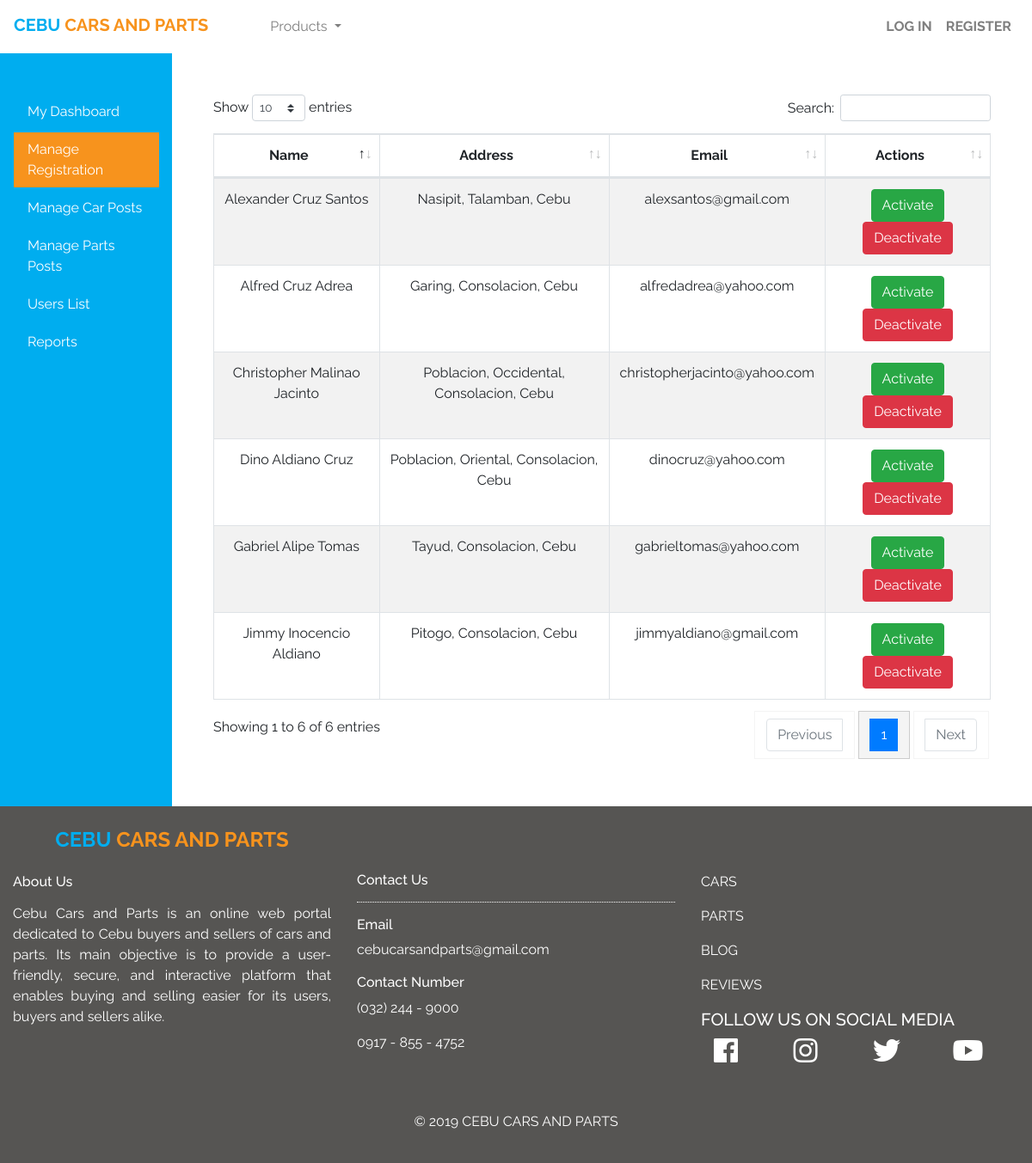
The page /index.php/users/administer_accounts on the database its author committed.
### tables this page shows
CREATE TABLE `users` (
  `user_id` int(11) NOT NULL,
  `email` varchar(255) NOT NULL,
  `password` varchar(255) NOT NULL,
  `fname` varchar(255) NOT NULL,
  `mname` varchar(255) NOT NULL,
  `lname` varchar(255) NOT NULL,
  `address` varchar(255) NOT NULL,
  `contact` varchar(12) NOT NULL,
  `user_type` enum('admin','user') NOT NULL,
  `status` enum('Approved','Declined','Pending') NOT NULL DEFAULT 'Declined'
);

### application/controllers/Users.php (called while the page is built, shortened)
<?php
	class Users extends CI_Controller {
		public function administer_accounts(){
			$data['users'] = $this->user_model->get_approved_users();
			$this->load->view('templates/header');
			$this->load->view('users/administer_accounts', $data);
			$this->load->view('templates/footer');
		}
	}

### index.php (called while the page is built, shortened)
<?php
require_once BASEPATH.'core/CodeIgniter.php';

### application/models/User_model.php (called while the page is built, shortened)
<?php
	class User_model extends CI_Model {
		public function get_approved_users(){
			$result  = $this->db->get_where('users', array('status' => 'Approved'));
			return $result;
		}
	}

### application/views/users/administer_accounts.php (the view)
<div class="container-fluid table-responsive" id="table-container1">
  <div class="row">
    <div class="col-md pl-0 admin-sidebar pt-5 pl-3">
      <a class="nav-link rounded-0 mb-1" href="<?php echo base_url(); ?>admindashboard">My Dashboard</a>
			<a class="nav-link rounded-0 link-active mb-1" href="<?php echo base_url();?>users/manage_account">Manage Registration</a>
			<a class="nav-link rounded-0 mb-1" href="<?php echo base_url(); ?>Carslisting/manage_cars">Manage Car Posts</a>
			<a class="nav-link rounded-0 mb-1" href="<?php echo base_url(); ?>Partslisting/manage_parts">Manage Parts Posts</a>
			<a class="nav-link rounded-0 mb-1" href="<?php echo base_url(); ?>users/administer_accounts">Users List</a>
			<a class="nav-link rounded-0 mb-1" href="">Reports</a>
    </div>
    <div class="col-md-10 p-5">
      <table id="users-table" class="display table table-striped table-bordered text-center" style="width:100%">
        <thead>
          <tr>
            <th>Name</th>
            <th>Address</th>
            <th>Email</th>
            <th>Actions</th>
          </tr>
        </thead>
        <tbody>
        <?php
          if ($users->num_rows() > 0) {
            foreach ($users->result() as $row) {
        ?>
          <tr>
            <td><?php echo $row->fname . " " . $row->mname . " " .$row->lname; ?></td>
            <td><?php echo $row->address; ?></td>
            <td><?php echo $row->email; ?></td>
            <td>
              <a href="<?php echo base_url() . "users/user_approve/" . $row->user_id ?>" name="" id="" class="btn btn-success">Activate</a>
              <a href="<?php echo base_url() . "users/user_decline/" . $row->user_id ?>" name="" id="" class="btn btn-danger">Deactivate</a>
            </td>
          </tr>
        <?php
            }
          }
        ?>
        </tbody>
      </table>
    </div>
  </div>
</div>

### assets/css/main.css (style rules this page uses)
* { font-family: 'Raleway', sans-serif, verdana; }
.container-fluid { padding: 0; }
div.col-md.pl-0.admin-sidebar > .nav-link { border-radius: none; color: white; }
div.col-md.pl-0.admin-sidebar > a.nav-link.rounded-0.link-active { border: none; background-color: #F7931D; color: white; }
.nav-link { border-radius: none; }
.container-fluid { padding-right: 15px; padding-left: 15px; margin-right: auto; margin-left: auto; }
.admin-sidebar { background-color: #00ADEF; }

### rows shown on the page
users: fname "Jimmy", mname "Inocencio", lname "Aldiano", address "Pitogo, Consolacion, Cebu", email "jimmyaldiano@gmail.com"
users: fname "Alexander", mname "Cruz", lname "Santos", address "Nasipit, Talamban, Cebu", email "alexsantos@gmail.com"
users: fname "Christopher", mname "Malinao", lname "Jacinto", address "Poblacion, Occidental, Consolacion, Cebu", email "christopherjacinto@yahoo.com"
users: fname "Dino", mname "Aldiano", lname "Cruz", address "Poblacion, Oriental, Consolacion, Cebu", email "dinocruz@yahoo.com"
users: fname "Gabriel", mname "Alipe", lname "Tomas", address "Tayud, Consolacion, Cebu", email "gabrieltomas@yahoo.com"
users: fname "Alfred", mname "Cruz", lname "Adrea", address "Garing, Consolacion, Cebu", email "alfredadrea@yahoo.com"
